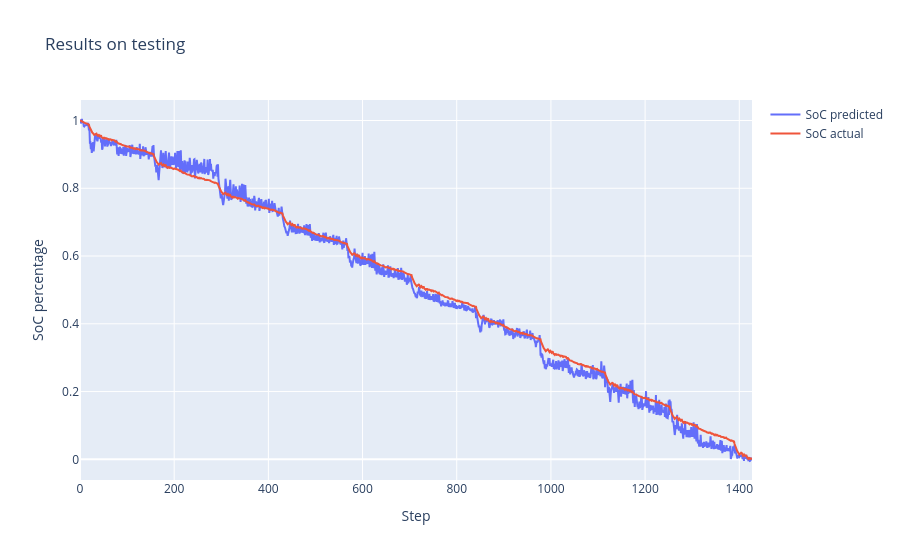
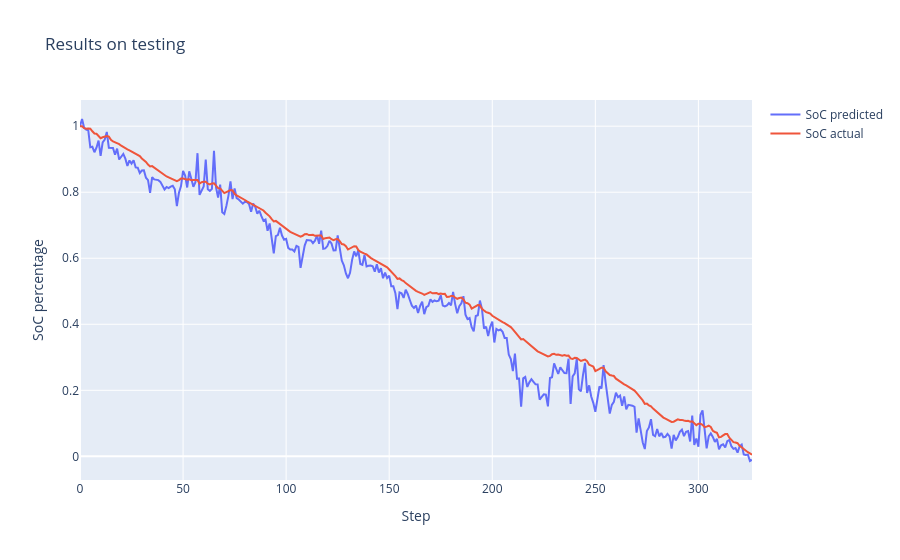

Source (notebook cell) for these figures, in order:
### Markdown cell above
## 10C

### Code cell
test_x, test_y = get_test_data(['10degC/576_UDDS', 
                                '10degC/567_US06', 
                                '10degC/582_LA92',
                                #'10degC/576_HWFET', 
                                '10degC/571_Mixed7'])
print(model.evaluate(test_x, test_y))

show_result('10degC/576_UDDS', '10degC_576_UDDS')
show_result('10degC/567_US06', '10degC_567_US06')
show_result('10degC/582_LA92', '10degC_582_LA92')
#show_result('10degC/576_HWFET', '10degC_576_HWFET')
show_result('10degC/571_Mixed7', '10degC_571_Mixed7')

### Figure 1 — Plotly figure (JSON) as saved in the notebook; plotly's stock layout.template omitted (floating-point values rounded to 4 significant figures; data arrays with more than 128 entries replaced by an {"elided": "..."} marker saying what was removed)
{"data": [{"mode": "lines", "name": "SoC predicted", "type": "scatter", "y": {"elided": "1428 float values"}}, {"mode": "lines", "name": "SoC actual", "type": "scatter", "y": {"elided": "1428 float values"}}], "layout": {"autosize": true, "title": {"text": "Results on testing"}, "xaxis": {"autorange": true, "range": [0, 1427], "title": {"text": "Step"}}, "yaxis": {"autorange": true, "range": [-0.06102, 1.061], "title": {"text": "SoC percentage"}, "type": "linear"}}}

### Figure 2 — Plotly figure (JSON) as saved in the notebook; plotly's stock layout.template omitted (floating-point values rounded to 4 significant figures; data arrays with more than 128 entries replaced by an {"elided": "..."} marker saying what was removed)
{"data": [{"mode": "lines", "name": "SoC predicted", "type": "scatter", "y": {"elided": "327 float values"}}, {"mode": "lines", "name": "SoC actual", "type": "scatter", "y": {"elided": "327 float values"}}], "layout": {"autosize": true, "title": {"text": "Results on testing"}, "xaxis": {"autorange": true, "range": [0, 326], "title": {"text": "Step"}}, "yaxis": {"autorange": true, "range": [-0.07168, 1.079], "title": {"text": "SoC percentage"}, "type": "linear"}}}
